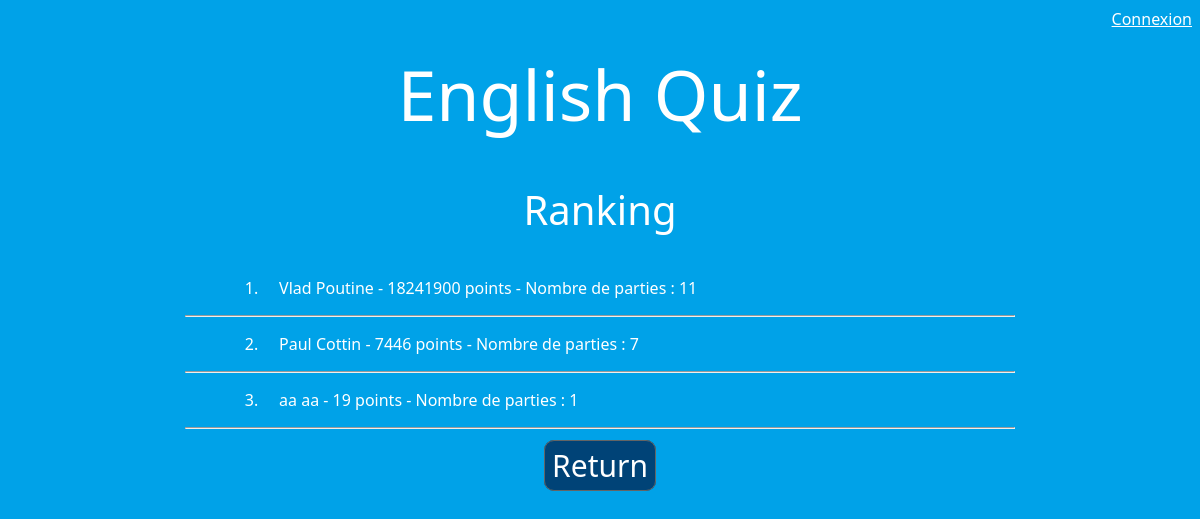
/rank.php, run on the app's committed database.
### tables this page shows
CREATE TABLE IF NOT EXISTS `users` (
  `id` int(10) NOT NULL AUTO_INCREMENT,
  `prenom` varchar(50) NOT NULL,
  `nom` varchar(50) NOT NULL,
  `email` varchar(50) NOT NULL,
  `mdp` varchar(10000) NOT NULL,
  `maxscore` int(10) DEFAULT '0',
  `nbparties` int(10) NOT NULL DEFAULT '0',
  `nbQts` int(10) NOT NULL DEFAULT '0',
  PRIMARY KEY (`id`),
  UNIQUE KEY `email` (`email`)
);

### rank.php (the view, shortened to what this page needs)
<?php
try{
    $db = new PDO('mysql:host=localhost;dbname=anglais', 'root', '');
}catch(Exeception $e){
    die('Erreur : ' . $e->getMessage());
}
$sql = "SELECT id, prenom, nom FROM users;";
$req = $db->query($sql);
$users = array();
while (($data = $req->fetch()) != null) {
    array_push($users, array($data[1], $data[2], getMax($data[0]), getNbParties($data[0])));
}
foreach ($users as $key => $row) {
    $points[$key]  = $row[3];
}
array_multisort($points, SORT_DESC, $users);
?>
<html>
<head>
    <link rel="stylesheet" type="text/css" href="style.css">
</head>
<body>
<?php if(isset($_SESSION['prenom'])) { ?>
        <p style="text-align:right"><?php echo $_SESSION['prenom']." ".$_SESSION['nom']; ?> <br/>
        <a href="processingConnexion.php?login=0" style="color:white">Déconnexion</a>
        </p>
        <?php } else {?>
        <p style="text-align:right;">
            <a style="color:white;" href="connexion.php">Connexion</a>
        </p>
        <?php } ?>
<p class="centerWhite70">English Quiz</p>
    <p class="centerWhite40">Ranking</p>
    <div>
        <?php for ($i=0; $i < sizeof($users); $i++) { ?>
            <p style="position:relative; left:20%; width:70%">
               <?php echo(($i+1).". "); ?> &nbsp;&nbsp;&nbsp; <?php echo $users[$i][0]; ?> <?php echo $users[$i][1];?> - <?php echo $users[$i][2]; ?> points - Nombre de parties : <?php echo $users[$i][3]; ?> <hr width="70%"/>
            </p>
        <?php
        }
        ?>
    </div>
    <p style="text-align:center">
        <a href="accueil.php" class="button">Return</a>
    </p>
</body>
</html>
<?php
function getMax($id){
    $sql = "SELECT score FROM statistics WHERE id_user=?;";
    $stmt = $GLOBALS['db']->prepare($sql);
    $stmt->execute(array($id));
    $max = 0;
    while(($data = $stmt->fetch()) != null){
        $current = $data[0];
        if ($current > $max) {
            $max = $current;
        }
    }
    return $max;
}
function getNbParties($id){
    $sql = "SELECT count(id) FROM statistics WHERE id_user=?;";
    $stmt = $GLOBALS['db']->prepare($sql);
    $stmt->execute(array($id));
    $data = $stmt->fetch();
    return $data[0];
}
?>

### style.css (style rules this page uses)
html { background-color: #00A2E8; font-family: 'segoe UI'; color: white; }
.centerWhite70 { text-align: center; font-size: 70px; margin-left: auto; margin-right: auto; margin-top: 10px; margin-bottom: 40px; }
.centerWhite40 { text-align: center; font-size: 40px; margin-left: auto; margin-right: auto; margin-top: 10px; margin-bottom: 40px; }
.button { color: white; font-size: 30px; border: 1px solid #646464; background:#004377; text-align: center; margin: 0 auto; margin: 10px; border-radius: 10px; padding-right:7px; padding-left:7px; padding-top:4px; padding-bottom:4px; text-decoration:none; cursor: pointer; }

### data on the page
users: prenom "Vlad", nom "Poutine", i "18241900", i "11"
users: prenom "Paul", nom "Cottin", i "7446", i "7"

### other printed values
$users[$i][0] "aa"
$users[$i][1] "aa"
$users[$i][2] "19"
$users[$i][3] "1"
